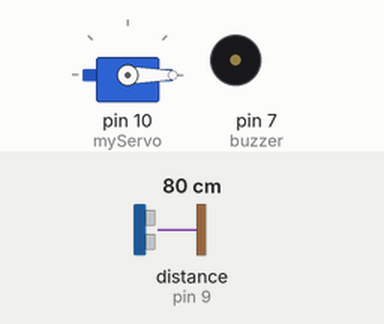
Bench run of a sketch on a simulated Arduino Uno, built with avr-gcc and run on an emulated ATmega328P. On the bench: servo, buzzer (waves = sounding, pin HIGH). Wiring (inferred from the names in the program): ultrasonic range finder: trigger pin 8; echo pin 9. The test bench sets the inputs (shaded band); at power-on: distance to the obstacle (sensor on pin 9) 80 cm. The echo pulse lasts 58.3 µs per cm; pins used as bus, display or sensor lines are not drawn; what the sketch prints to the serial monitor is not drawn.

Above: at 0.01 s.
1.3 s: distance to the obstacle (sensor on pin 9) set to 43 cm
4.3 s: distance to the obstacle (sensor on pin 9) set to 36 cm
At 6.09 s:
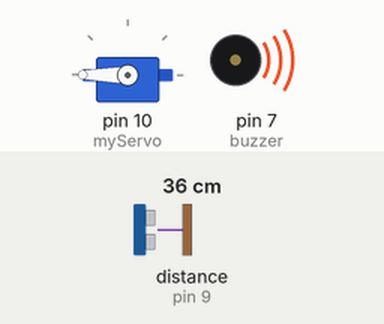
7.3 s: distance to the obstacle (sensor on pin 9) set to 60 cm
At 8.0 s:
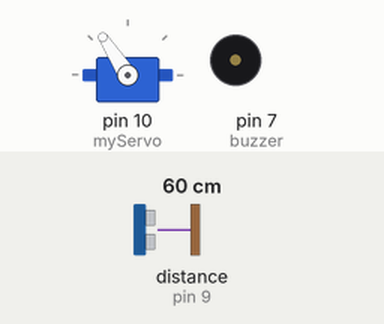
10.3 s: distance to the obstacle (sensor on pin 9) set to 18 cm
At 11.0 s:
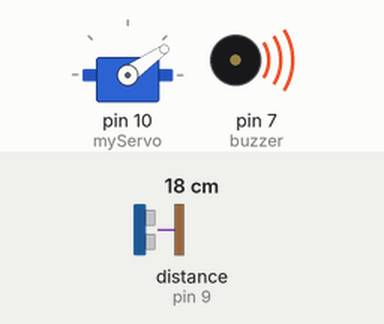
13.3 s: distance to the obstacle (sensor on pin 9) set to 250 cm
At 13.51 s:
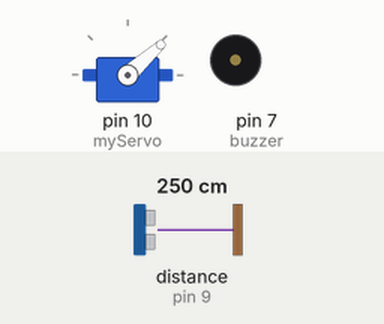
16.3 s: distance to the obstacle (sensor on pin 9) set to 9 cm
At 18.71 s:
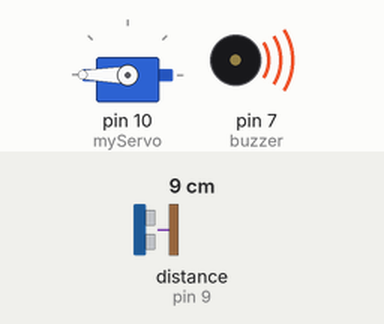
Timing chart, 0 to 22.8 s (numbered marks = the images above; inputs shaded):
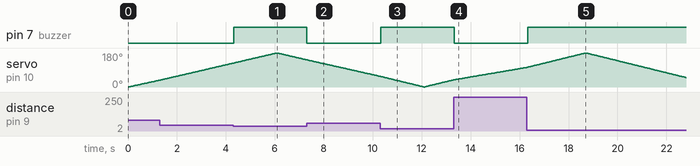

Measured:
- the behaviour switches between 41 and 40 cm on distance to the obstacle (sensor on pin 9) (found by bisection; images 0 and 1)
- after the input at 4.3 s, pin 7 (buzzer): LOW → HIGH at once
- after the input at 7.3 s, pin 7 (buzzer): HIGH → LOW at once
- after the input at 10.3 s, pin 7 (buzzer): LOW → HIGH at once
- after the input at 13.3 s, pin 7 (buzzer): HIGH → LOW at once
- after the input at 16.3 s, pin 7 (buzzer): LOW → HIGH at once
- by itself, servo on pin 10 (myServo): rises from 104° to 180° in 2.4 s, then falls to 50° in 4.1 s

The sketch:

radar_arduino.ino
```cpp
// Includes the Servo library
#include <Servo.h>

// Defines Trig and Echo pins of the Ultrasonic Sensor and buzzer pins
const int trigPin = 8;
const int echoPin = 9;
const int buzzer=7;
// Variables for the duration and the distance
long duration;
int distance;
Servo myServo; // Creates a servo object for controlling the servo motor

void setup() {
  pinMode(trigPin, OUTPUT); // Sets the trigPin as an Output
  pinMode(echoPin, INPUT); // Sets the echoPin as an Input
  pinMode(buzzer,OUTPUT); //buzzer
  Serial.begin(9600);
  myServo.attach(10); // Defines on which pin is the servo motor attached
}
void loop() {
  // rotates the servo motor from 0 to 180 degrees
  for(int i=0;i<=180;i++){
  myServo.write(i);
  delay(30);
  distance = calculateDistance();// Calls a function for calculating the distance measured by the Ultrasonic sensor for each degree

  Serial.print(i); // Sends the current degree into the Serial Port
  Serial.print(","); // Sends addition character right next to the previous value needed later in the Processing IDE for indexing
  Serial.print(distance); // Sends the distance value into the Serial Port
  Serial.print("."); // Sends addition character right next to the previous value needed later in the Processing IDE for indexing
  }
  // Repeats the previous lines from 180 to 0 degrees
  for(int i=180;i>0;i--){
  myServo.write(i);
  delay(30);
  distance = calculateDistance();
  Serial.print(i);
  Serial.print(",");
  Serial.print(distance);
  Serial.print(".");
  }
}
// Function for calculating the distance measured by the Ultrasonic sensor
int calculateDistance(){

  digitalWrite(trigPin, LOW);
  delayMicroseconds(2);
  // Sets the trigPin on HIGH state for 10 micro seconds
  digitalWrite(trigPin, HIGH);
  delayMicroseconds(10);
  digitalWrite(trigPin, LOW);
  duration = pulseIn(echoPin, HIGH); // Reads the echoPin, returns the sound wave travel time in microseconds
  distance= duration*0.034/2;
   if (distance < 40)
    {
      digitalWrite(buzzer,HIGH);

    }
    else
    {
      digitalWrite(buzzer,LOW);
    }
    return distance;
}
```
